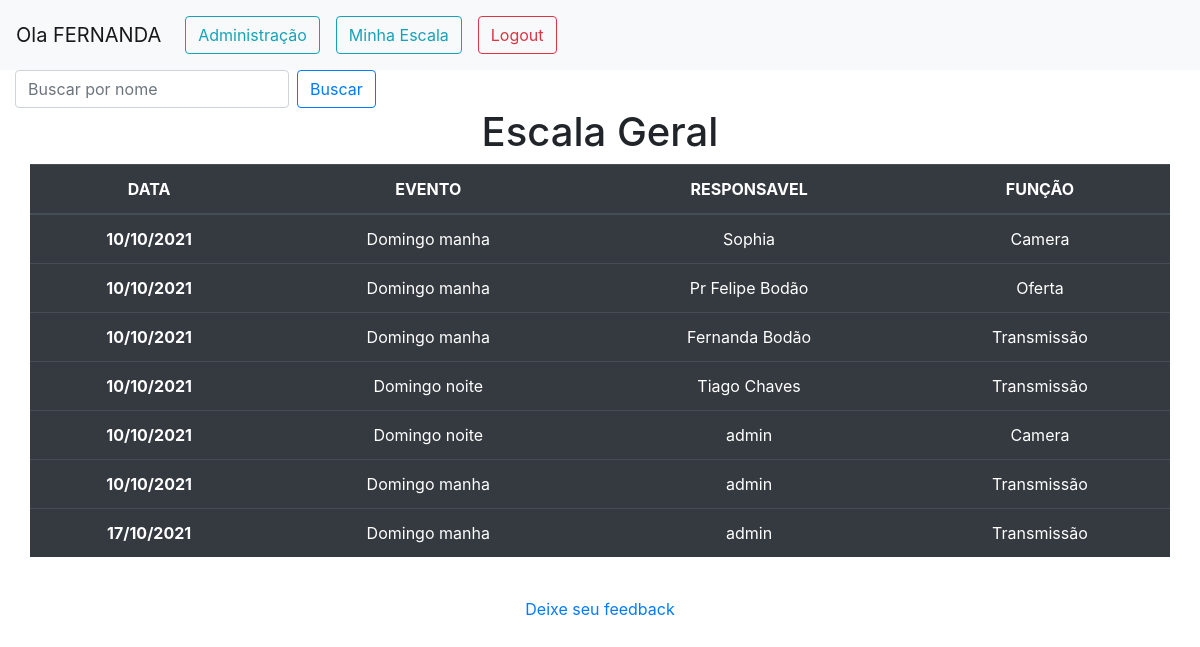
Screenshot of /escala (signed in) with the database file from the repository.
### account/models.py (models this page shows)
class User(AbstractUser):
    ministerio = models.ForeignKey(Ministerio, on_delete=models.DO_NOTHING)
    funcao = models.ManyToManyField(Funcao)

### escala/models.py (models this page shows, shortened)
class Escala(models.Model):
    nome = models.ForeignKey(User, on_delete=models.DO_NOTHING, blank=True, null=True, verbose_name='Responsavel')
    data = models.DateField(default=now())
    funcao = models.ForeignKey(Funcao, on_delete=models.DO_NOTHING, verbose_name='Função')
    evento = models.ForeignKey(Evento, on_delete=models.DO_NOTHING, verbose_name='Evento')
    observacao = models.TextField(max_length=1000, blank=True, null=True)
    def __str__(self):
        return f'{self.nome}'
    def get_funcao(self):
        return f'{self.funcao}'
    def get_evento(self):
        return f'{self.evento}'
    def responsavel(self):
        if self.nome:
            return f'{self.nome.first_name} {self.nome.last_name}'
        return None
    def datas(self):
        return self.data.strftime('%d/%m/%Y')
    class Meta:
        verbose_name = 'Escala Geral'
        verbose_name_plural = 'Escala Geral'

class Evento(models.Model):
    nome_evento = models.CharField(max_length=50, verbose_name='Evento', unique=True)
    ultima_alteracao = models.DateTimeField(auto_now=True, verbose_name='Ultima Alteração')
    observacao = models.TextField(max_length=250, blank=True, null=True,)
    def __str__(self):
        return f'{self.nome_evento}'
    class Meta:
        verbose_name_plural = 'Eventos'

### ministerio/models.py (models this page shows)
class Funcao(models.Model):
    funcao = models.CharField(max_length=50, verbose_name='Função', unique=True)
    ativo = models.BooleanField(default=True)
    def __str__(self):
        return f'{self.funcao}'
    class Meta:
        verbose_name_plural = 'Funcoes'

### escala/views.py (the view, shortened to what this page needs)
# urls.py: path('escala', EscalaView, name='escala'),
@login_required()
def EscalaView(request):
    busca = request.GET.get('buscar')
    hoje = date.today()
    resultado = Escala.objects.filter(data__month=str(hoje.month))
    print([resultado])
    context = {
        'escala': resultado,
    }
    return render(request, 'escala.html', context)

### templates/escala.html (shortened to what this page needs)
{% extends './base.html' %}
{% block content %}
<section class="container-fluid margin">
    <form  method="GET" class="form-inline my-2 my-lg-0">{% csrf_token %}
        <input class="form-control mr-sm-2 left" type="text" name="buscar" id="buscar" placeholder="Buscar por nome" aria-label="Search">
        <button class="btn btn-outline-primary my-2 my-sm-0" id="btn-busca" type="submit">Buscar</button>
    </form>
</section>
<section class="container-fluid">
    <div class="container-fluid">
        <div class="row">
            <div class="col-sm-12 text-center">
                <h1>Escala Geral</h1>
            </div>
        </div>
    </div>
</section>
<section class="container-fluid">
    <div class="container-fluid">
        <div class="row">
            <div class="col-sm-12">
                <table class="table table-dark text-center">
                    <thead>
                        <tr>
                            <th scope="col">DATA</th>
                            <th scope="col">EVENTO</th>
                            <th scope="col">RESPONSAVEL</th>
                            <th scope="col">FUNÇÃO</th>
                        </tr>
                    </thead>
                    <tbody>
                        {% for i in escala %}
                        <tr>
                            <th scope="row">{{i.datas}}</th>
                            <td>{{i.get_evento}}</td>
                            <td>{{i.responsavel}}</td>
                            <td>{{i.get_funcao}}</td>
                        </tr>
                        {% endfor %}
                    </tbody>
                </table>
            </div>
        </div>
    </div>
</section>
{% endblock %}

### templates/partials/_nav.html (shortened to what this page needs)
<nav class="navbar navbar-expand-lg navbar-light bg-light">
    {% if user.is_authenticated %}
        <a class="navbar-brand" href="#">Ola {{user| upper}} </a>
    {% endif %}
  <div class="collapse navbar-collapse" id="navbarNavDropdown">
    <ul class="navbar-nav">
    {% if user.is_authenticated %}
        <li class="nav-item active"><a class="nav-link"  href="{% url 'admin:index' %}"><button type="submit" class="btn btn-outline-info btn-block container-fluid">Administração</button></a></li>
        <li class="nav-item active"><a class="nav-link" href="{% url 'minhaescala' %}"><button type="submit" class="btn btn-outline-info btn-block container-fluid">Minha Escala</button></a></li>
        <li class="nav-item"><a class="nav-link" href="{% url 'logout' %}"><button type="submit" class="btn btn-outline-danger  btn-block">Logout</button></a></li>
    {%else%}
        <li class="nav-item"><a class="nav-link" href="{% url 'login' %}">Login</a></li>
    {% endif %}
    </ul>
  </div>
</nav>

### rows the page displays
User: username "FERNANDA"
Escala: datas "10/10/2021", get_evento "Domingo manha", responsavel "Sophia", get_funcao "Camera"
Escala: datas "10/10/2021", get_evento "Domingo manha", responsavel "Pr Felipe Bodão", get_funcao "Oferta"
Escala: datas "10/10/2021", get_evento "Domingo manha", responsavel "Fernanda Bodão", get_funcao "Transmissão"
Escala: datas "10/10/2021", get_evento "Domingo noite", responsavel "Tiago Chaves", get_funcao "Transmissão"
Escala: datas "10/10/2021", get_evento "Domingo noite", responsavel "admin", get_funcao "Camera"
Escala: datas "10/10/2021", get_evento "Domingo manha", responsavel "admin", get_funcao "Transmissão"
Escala: datas "17/10/2021", get_evento "Domingo manha", responsavel "admin", get_funcao "Transmissão"
